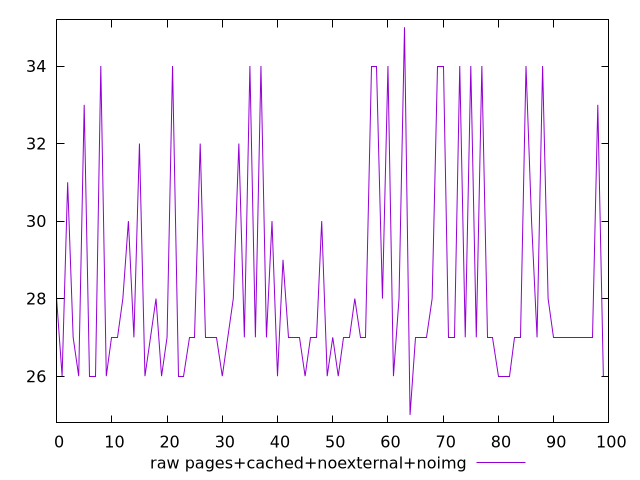

The gnuplot source for this figure:
$_rawPagesCachedNoexternalNoimg <<EOF
28
26
31
27
26
33
26
26
34
26
27
27
28
30
27
32
26
27
28
26
27
34
26
26
27
27
32
27
27
27
26
27
28
32
27
34
27
34
27
30
26
29
27
27
27
26
27
27
30
26
27
26
27
27
28
27
27
34
34
28
34
26
28
35
25
27
27
27
28
34
34
27
27
34
27
34
27
34
27
27
26
26
26
27
27
34
30
27
34
28
27
27
27
27
27
27
27
27
33
26
EOF
set key outside below
set terminal pngcairo
set output "report_00005_2020-11-02T22-26-11.212Z/max-potential-fid/pages+cached+noexternal+noimg//raw.png"
set yrange [24.8:35.2]
plot $_rawPagesCachedNoexternalNoimg title "raw pages+cached+noexternal+noimg" with line ,
